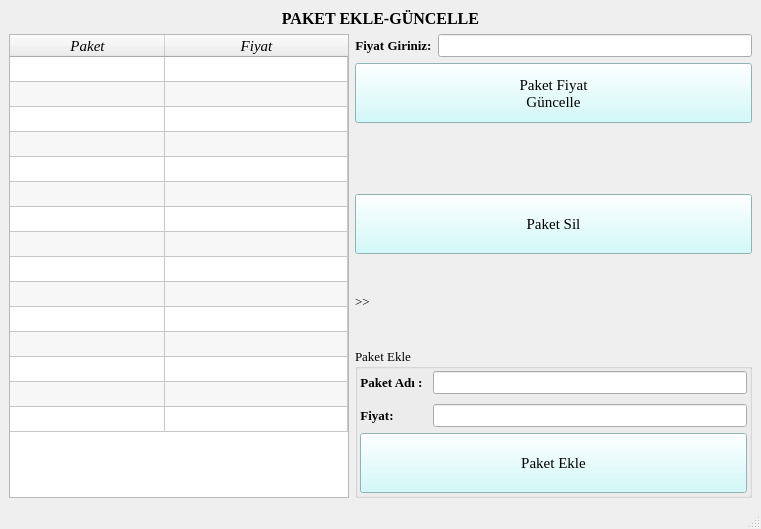
<?xml version="1.0" encoding="UTF-8"?>
<ui version="4.0">
 <class>paketler_MainWindow</class>
 <widget class="QMainWindow" name="paketler_MainWindow">
  <property name="geometry">
   <rect>
    <x>0</x>
    <y>0</y>
    <width>761</width>
    <height>529</height>
   </rect>
  </property>
  <property name="windowTitle">
   <string>Paketler</string>
  </property>
  <widget class="QWidget" name="centralwidget">
   <layout class="QGridLayout" name="gridLayout_2">
    <item row="0" column="0">
     <layout class="QVBoxLayout" name="verticalLayout" stretch="1,30">
      <item>
       <widget class="QLabel" name="label">
        <property name="font">
         <font>
          <family>Times New Roman</family>
          <pointsize>12</pointsize>
          <weight>75</weight>
          <bold>true</bold>
         </font>
        </property>
        <property name="text">
         <string>PAKET EKLE-GÜNCELLE</string>
        </property>
        <property name="alignment">
         <set>Qt::AlignCenter</set>
        </property>
       </widget>
      </item>
      <item>
       <layout class="QHBoxLayout" name="horizontalLayout_2" stretch="4,1">
        <item>
         <widget class="QTableWidget" name="odalarTablosu">
          <property name="sizePolicy">
           <sizepolicy hsizetype="Preferred" vsizetype="Preferred">
            <horstretch>98</horstretch>
            <verstretch>100</verstretch>
           </sizepolicy>
          </property>
          <property name="maximumSize">
           <size>
            <width>340</width>
            <height>1677721</height>
           </size>
          </property>
          <property name="font">
           <font>
            <family>Times New Roman</family>
            <pointsize>11</pointsize>
            <weight>50</weight>
            <italic>true</italic>
            <bold>false</bold>
           </font>
          </property>
          <property name="editTriggers">
           <set>QAbstractItemView::NoEditTriggers</set>
          </property>
          <property name="alternatingRowColors">
           <bool>true</bool>
          </property>
          <property name="selectionMode">
           <enum>QAbstractItemView::MultiSelection</enum>
          </property>
          <property name="selectionBehavior">
           <enum>QAbstractItemView::SelectRows</enum>
          </property>
          <property name="verticalScrollMode">
           <enum>QAbstractItemView::ScrollPerPixel</enum>
          </property>
          <property name="horizontalScrollMode">
           <enum>QAbstractItemView::ScrollPerPixel</enum>
          </property>
          <property name="rowCount">
           <number>15</number>
          </property>
          <property name="columnCount">
           <number>2</number>
          </property>
          <attribute name="horizontalHeaderDefaultSectionSize">
           <number>155</number>
          </attribute>
          <attribute name="horizontalHeaderShowSortIndicator" stdset="0">
           <bool>false</bool>
          </attribute>
          <attribute name="horizontalHeaderStretchLastSection">
           <bool>true</bool>
          </attribute>
          <attribute name="verticalHeaderVisible">
           <bool>false</bool>
          </attribute>
          <attribute name="verticalHeaderDefaultSectionSize">
           <number>25</number>
          </attribute>
          <attribute name="verticalHeaderMinimumSectionSize">
           <number>20</number>
          </attribute>
          <attribute name="verticalHeaderStretchLastSection">
           <bool>false</bool>
          </attribute>
          <row/>
          <row/>
          <row/>
          <row/>
          <row/>
          <row/>
          <row/>
          <row/>
          <row/>
          <row/>
          <row/>
          <row/>
          <row/>
          <row/>
          <row/>
          <column>
           <property name="text">
            <string>Paket</string>
           </property>
          </column>
          <column>
           <property name="text">
            <string>Fiyat</string>
           </property>
          </column>
         </widget>
        </item>
        <item>
         <layout class="QVBoxLayout" name="verticalLayout_2">
          <item>
           <layout class="QHBoxLayout" name="horizontalLayout">
            <item>
             <widget class="QLabel" name="label_2">
              <property name="font">
               <font>
                <family>Times New Roman</family>
                <pointsize>10</pointsize>
                <weight>75</weight>
                <bold>true</bold>
               </font>
              </property>
              <property name="text">
               <string>Fiyat Giriniz:</string>
              </property>
              <property name="alignment">
               <set>Qt::AlignCenter</set>
              </property>
             </widget>
            </item>
            <item>
             <widget class="QLineEdit" name="fiyat_lineEdit">
              <property name="sizePolicy">
               <sizepolicy hsizetype="Expanding" vsizetype="Fixed">
                <horstretch>0</horstretch>
                <verstretch>0</verstretch>
               </sizepolicy>
              </property>
              <property name="font">
               <font>
                <family>Times New Roman</family>
                <pointsize>10</pointsize>
                <weight>75</weight>
                <bold>true</bold>
               </font>
              </property>
              <property name="inputMask">
               <string/>
              </property>
              <property name="maxLength">
               <number>15</number>
              </property>
             </widget>
            </item>
           </layout>
          </item>
          <item>
           <widget class="QPushButton" name="paketfiyatkaydet_pushButton">
            <property name="sizePolicy">
             <sizepolicy hsizetype="Expanding" vsizetype="Fixed">
              <horstretch>0</horstretch>
              <verstretch>0</verstretch>
             </sizepolicy>
            </property>
            <property name="minimumSize">
             <size>
              <width>0</width>
              <height>60</height>
             </size>
            </property>
            <property name="font">
             <font>
              <family>Times New Roman</family>
              <pointsize>11</pointsize>
             </font>
            </property>
            <property name="styleSheet">
             <string notr="true">background-color:rgb(200, 250, 250)</string>
            </property>
            <property name="text">
             <string>Paket Fiyat
Güncelle</string>
            </property>
           </widget>
          </item>
          <item>
           <spacer name="verticalSpacer_2">
            <property name="orientation">
             <enum>Qt::Vertical</enum>
            </property>
            <property name="sizeType">
             <enum>QSizePolicy::Fixed</enum>
            </property>
            <property name="sizeHint" stdset="0">
             <size>
              <width>20</width>
              <height>65</height>
             </size>
            </property>
           </spacer>
          </item>
          <item>
           <widget class="QPushButton" name="paketSil_pushButton">
            <property name="sizePolicy">
             <sizepolicy hsizetype="Expanding" vsizetype="Fixed">
              <horstretch>0</horstretch>
              <verstretch>0</verstretch>
             </sizepolicy>
            </property>
            <property name="minimumSize">
             <size>
              <width>0</width>
              <height>60</height>
             </size>
            </property>
            <property name="font">
             <font>
              <family>Times New Roman</family>
              <pointsize>11</pointsize>
             </font>
            </property>
            <property name="styleSheet">
             <string notr="true">background-color:rgb(200, 250, 250)</string>
            </property>
            <property name="text">
             <string>Paket Sil</string>
            </property>
           </widget>
          </item>
          <item>
           <widget class="QLabel" name="bilgilendirme">
            <property name="font">
             <font>
              <family>Times New Roman</family>
              <pointsize>10</pointsize>
              <weight>50</weight>
              <bold>false</bold>
             </font>
            </property>
            <property name="text">
             <string>&gt;&gt;</string>
            </property>
           </widget>
          </item>
          <item>
           <widget class="QGroupBox" name="groupBox">
            <property name="font">
             <font>
              <family>Times New Roman</family>
              <pointsize>10</pointsize>
             </font>
            </property>
            <property name="title">
             <string>Paket Ekle</string>
            </property>
            <layout class="QGridLayout" name="gridLayout">
             <property name="leftMargin">
              <number>2</number>
             </property>
             <property name="topMargin">
              <number>2</number>
             </property>
             <property name="rightMargin">
              <number>2</number>
             </property>
             <property name="bottomMargin">
              <number>2</number>
             </property>
             <item row="0" column="0">
              <layout class="QFormLayout" name="formLayout">
               <property name="horizontalSpacing">
                <number>10</number>
               </property>
               <property name="verticalSpacing">
                <number>10</number>
               </property>
               <item row="0" column="0">
                <widget class="QLabel" name="label_3">
                 <property name="font">
                  <font>
                   <family>Times New Roman</family>
                   <pointsize>10</pointsize>
                   <weight>75</weight>
                   <bold>true</bold>
                  </font>
                 </property>
                 <property name="text">
                  <string>Paket Adı :</string>
                 </property>
                 <property name="alignment">
                  <set>Qt::AlignCenter</set>
                 </property>
                </widget>
               </item>
               <item row="0" column="1">
                <widget class="QLineEdit" name="paketEkleadi_lineEdit">
                 <property name="sizePolicy">
                  <sizepolicy hsizetype="Expanding" vsizetype="Fixed">
                   <horstretch>0</horstretch>
                   <verstretch>0</verstretch>
                  </sizepolicy>
                 </property>
                 <property name="font">
                  <font>
                   <family>Times New Roman</family>
                   <pointsize>10</pointsize>
                   <weight>75</weight>
                   <bold>true</bold>
                  </font>
                 </property>
                 <property name="inputMask">
                  <string/>
                 </property>
                 <property name="maxLength">
                  <number>100</number>
                 </property>
                </widget>
               </item>
               <item row="1" column="0">
                <widget class="QLabel" name="label_4">
                 <property name="font">
                  <font>
                   <family>Times New Roman</family>
                   <pointsize>10</pointsize>
                   <weight>75</weight>
                   <bold>true</bold>
                  </font>
                 </property>
                 <property name="text">
                  <string>Fiyat:</string>
                 </property>
                 <property name="alignment">
                  <set>Qt::AlignCenter</set>
                 </property>
                </widget>
               </item>
               <item row="1" column="1">
                <widget class="QLineEdit" name="paketEklefiyat_lineEdit">
                 <property name="sizePolicy">
                  <sizepolicy hsizetype="Expanding" vsizetype="Fixed">
                   <horstretch>0</horstretch>
                   <verstretch>0</verstretch>
                  </sizepolicy>
                 </property>
                 <property name="font">
                  <font>
                   <family>Times New Roman</family>
                   <pointsize>10</pointsize>
                   <weight>75</weight>
                   <bold>true</bold>
                  </font>
                 </property>
                 <property name="inputMask">
                  <string/>
                 </property>
                 <property name="maxLength">
                  <number>15</number>
                 </property>
                </widget>
               </item>
              </layout>
             </item>
             <item row="1" column="0">
              <widget class="QPushButton" name="paketEkle_pushButton">
               <property name="sizePolicy">
                <sizepolicy hsizetype="Expanding" vsizetype="Fixed">
                 <horstretch>0</horstretch>
                 <verstretch>0</verstretch>
                </sizepolicy>
               </property>
               <property name="minimumSize">
                <size>
                 <width>0</width>
                 <height>60</height>
                </size>
               </property>
               <property name="font">
                <font>
                 <family>Times New Roman</family>
                 <pointsize>11</pointsize>
                </font>
               </property>
               <property name="styleSheet">
                <string notr="true">background-color:rgb(200, 250, 250)</string>
               </property>
               <property name="text">
                <string>Paket Ekle</string>
               </property>
              </widget>
             </item>
            </layout>
           </widget>
          </item>
         </layout>
        </item>
       </layout>
      </item>
     </layout>
    </item>
   </layout>
  </widget>
  <widget class="QMenuBar" name="menubar">
   <property name="geometry">
    <rect>
     <x>0</x>
     <y>0</y>
     <width>761</width>
     <height>26</height>
    </rect>
   </property>
  </widget>
  <widget class="QStatusBar" name="statusbar"/>
 </widget>
 <resources/>
 <connections/>
</ui>
